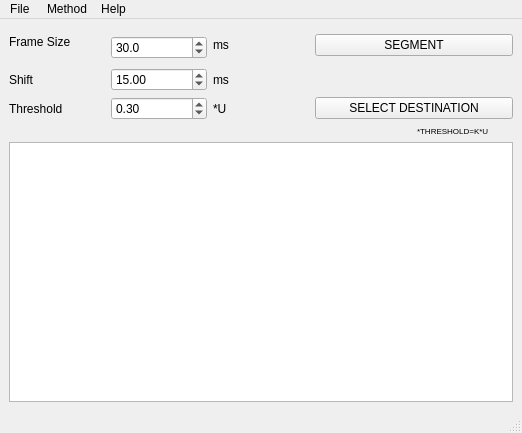
<?xml version="1.0" encoding="UTF-8"?>
<ui version="4.0">
 <class>Sound</class>
 <widget class="QMainWindow" name="Sound">
  <property name="geometry">
   <rect>
    <x>0</x>
    <y>0</y>
    <width>522</width>
    <height>433</height>
   </rect>
  </property>
  <property name="windowTitle">
   <string>SOUND</string>
  </property>
  <widget class="QWidget" name="centralwidget">
   <layout class="QGridLayout" name="gridLayout">
    <item row="7" column="4">
     <widget class="QLabel" name="label_7">
      <property name="text">
       <string>&lt;html&gt;&lt;head/&gt;&lt;body&gt;&lt;p&gt;&lt;span style=&quot; font-size:6pt;&quot;&gt;*THRESHOLD=K*U&lt;/span&gt;&lt;/p&gt;&lt;/body&gt;&lt;/html&gt;</string>
      </property>
     </widget>
    </item>
    <item row="8" column="0" colspan="5">
     <widget class="QTextBrowser" name="result"/>
    </item>
    <item row="0" column="0" rowspan="2" colspan="2">
     <widget class="QLabel" name="label">
      <property name="minimumSize">
       <size>
        <width>171</width>
        <height>0</height>
       </size>
      </property>
      <property name="text">
       <string>Frame Size</string>
      </property>
     </widget>
    </item>
    <item row="5" column="1">
     <widget class="QDoubleSpinBox" name="thershold">
      <property name="minimum">
       <double>0.000000000000000</double>
      </property>
      <property name="maximum">
       <double>10.000000000000000</double>
      </property>
      <property name="singleStep">
       <double>0.050000000000000</double>
      </property>
      <property name="value">
       <double>0.300000000000000</double>
      </property>
     </widget>
    </item>
    <item row="1" column="1" rowspan="2">
     <widget class="QDoubleSpinBox" name="frame_size">
      <property name="decimals">
       <number>1</number>
      </property>
      <property name="minimum">
       <double>1.000000000000000</double>
      </property>
      <property name="value">
       <double>30.000000000000000</double>
      </property>
     </widget>
    </item>
    <item row="5" column="2">
     <widget class="QLabel" name="label_5">
      <property name="text">
       <string>*U</string>
      </property>
     </widget>
    </item>
    <item row="5" column="0">
     <widget class="QLabel" name="label_6">
      <property name="text">
       <string>Threshold</string>
      </property>
     </widget>
    </item>
    <item row="3" column="1">
     <widget class="QDoubleSpinBox" name="shift">
      <property name="minimum">
       <double>1.000000000000000</double>
      </property>
      <property name="value">
       <double>15.000000000000000</double>
      </property>
     </widget>
    </item>
    <item row="1" column="2">
     <widget class="QLabel" name="label_3">
      <property name="text">
       <string>ms</string>
      </property>
     </widget>
    </item>
    <item row="3" column="2">
     <widget class="QLabel" name="label_4">
      <property name="text">
       <string>ms</string>
      </property>
     </widget>
    </item>
    <item row="3" column="0">
     <widget class="QLabel" name="label_2">
      <property name="text">
       <string>Shift</string>
      </property>
     </widget>
    </item>
    <item row="1" column="3" colspan="2">
     <widget class="QPushButton" name="segment">
      <property name="text">
       <string>SEGMENT</string>
      </property>
     </widget>
    </item>
    <item row="5" column="3" colspan="2">
     <widget class="QPushButton" name="save">
      <property name="text">
       <string>SELECT DESTINATION</string>
      </property>
     </widget>
    </item>
   </layout>
   <zorder>label_3</zorder>
   <zorder>label</zorder>
   <zorder>label_7</zorder>
   <zorder>frame_size</zorder>
   <zorder>result</zorder>
   <zorder>segment</zorder>
   <zorder>shift</zorder>
   <zorder>label_2</zorder>
   <zorder>thershold</zorder>
   <zorder>label_6</zorder>
   <zorder>label_4</zorder>
   <zorder>label_5</zorder>
   <zorder>save</zorder>
  </widget>
  <widget class="QMenuBar" name="menubar">
   <property name="geometry">
    <rect>
     <x>0</x>
     <y>0</y>
     <width>522</width>
     <height>26</height>
    </rect>
   </property>
   <widget class="QMenu" name="menuFile">
    <property name="title">
     <string>File </string>
    </property>
    <addaction name="open_file"/>
    <addaction name="separator"/>
    <addaction name="actionQuit"/>
   </widget>
   <widget class="QMenu" name="menuHelp">
    <property name="title">
     <string>Help</string>
    </property>
    <addaction name="actionQbout"/>
   </widget>
   <widget class="QMenu" name="menuMethod">
    <property name="title">
     <string>Method</string>
    </property>
    <addaction name="energy_method"/>
    <addaction name="method_1"/>
    <addaction name="method_2"/>
   </widget>
   <addaction name="menuFile"/>
   <addaction name="menuMethod"/>
   <addaction name="menuHelp"/>
  </widget>
  <widget class="QStatusBar" name="statusbar"/>
  <action name="open_file">
   <property name="text">
    <string>Open Directory</string>
   </property>
  </action>
  <action name="actionQuit">
   <property name="text">
    <string>Quit</string>
   </property>
  </action>
  <action name="actionQbout">
   <property name="text">
    <string>About</string>
   </property>
  </action>
  <action name="energy_method">
   <property name="text">
    <string>Energy</string>
   </property>
  </action>
  <action name="method_1">
   <property name="text">
    <string>M1</string>
   </property>
  </action>
  <action name="method_2">
   <property name="text">
    <string>M2</string>
   </property>
  </action>
 </widget>
 <resources/>
 <connections/>
</ui>
